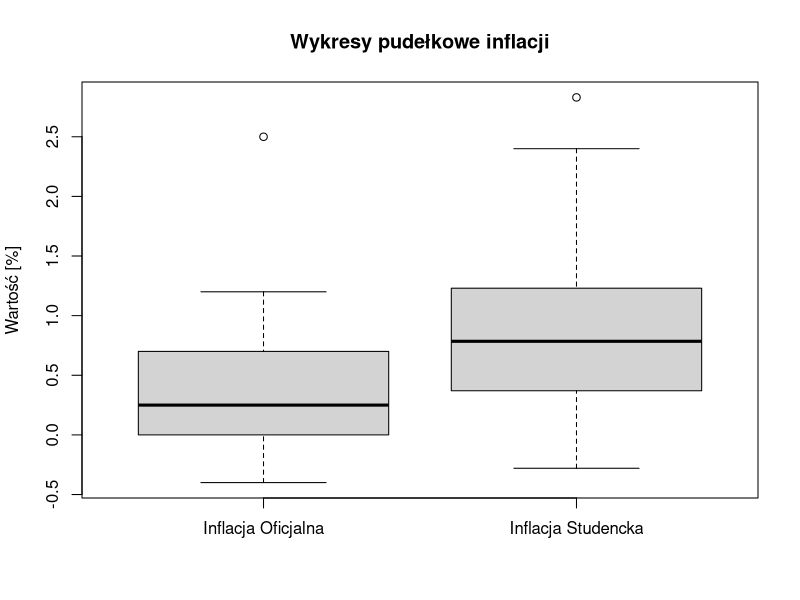
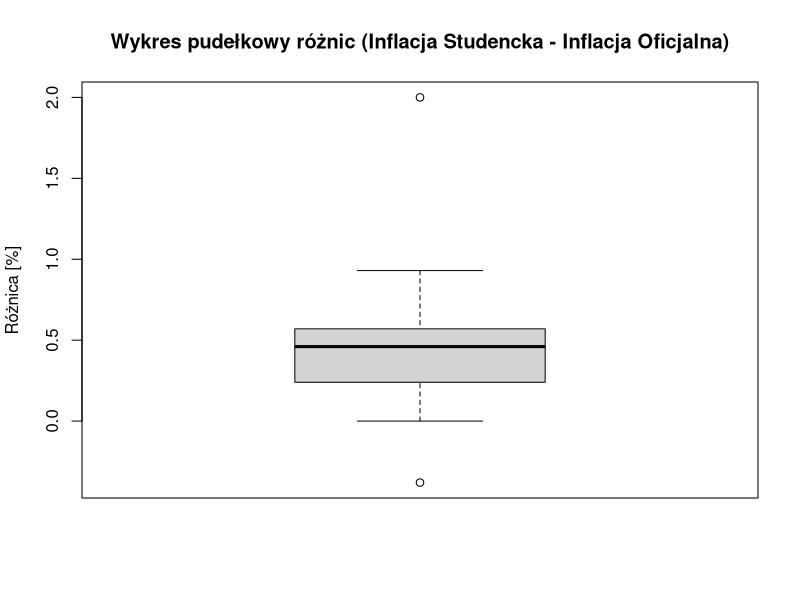

Write R code to recreate these figures, in order.
# Wczytanie danych
inflacja_oficjalna <- c(0, 0.7, 0.1, 2.5, 1.2, 1.1, 0.7, 0, 0, -0.2, 0, -0.4, 0.3, 0.7, 0.1, 0.4, 0.3, 0.2)
inflacja_studencka <- c(0, 1.23, 0.59, 2.83, 1.9, 1.34, 1.01, 0.84, 0.93, 0.29, 0.57, 0.12, 0.73, 0.87, -0.28, 2.4, 0.64, 0.37)

# Krok 2: Rysowanie wykresów pudełkowych
boxplot(inflacja_oficjalna, inflacja_studencka,
        names = c("Inflacja Oficjalna", "Inflacja Studencka"),
        main = "Wykresy pudełkowe inflacji",
        ylab = "Wartość [%]")

# Krok 3: Wykres pudełkowy różnic
roznice <- inflacja_studencka - inflacja_oficjalna
boxplot(roznice, main = "Wykres pudełkowy różnic (Inflacja Studencka - Inflacja Oficjalna)",
        ylab = "Różnica [%]")

# Krok 4: Formułowanie hipotez
# H0: Mediany inflacji są równe
# H1: Mediany inflacji są różne

# Krok 5: Test normalności
test_normalnosci <- shapiro.test(roznice)

# Krok 6: Wybór testu i przeprowadzenie testu statystycznego

if (test_normalnosci$p.value > 0.05) {
  # Jeśli różnice są normalnie rozłożone, używamy t-testu dla prób sparowanych
  wynik_testu <- t.test(inflacja_studencka, inflacja_oficjalna, paired = TRUE)
} else {
  # Jeśli różnice nie są normalnie rozłożone, używamy testu Wilcoxona
  wynik_testu <- wilcox.test(inflacja_studencka, inflacja_oficjalna, paired = TRUE, exact = FALSE)
}
# Wyświetlenie wyników testu
print(wynik_testu)

# Krok 7: Interpretacja wyników
if (wynik_testu$p.value < 0.05) {
  cat("Odrzucamy hipotezę zerową. Istnieje statystycznie istotna różnica między inflacją studencką a oficjalną.\n")
} else {
  cat("Nie ma podstaw do odrzucenia hipotezy zerowej. Brak statystycznie istotnej różnicy między inflacją studencką a oficjalną.\n")
}
